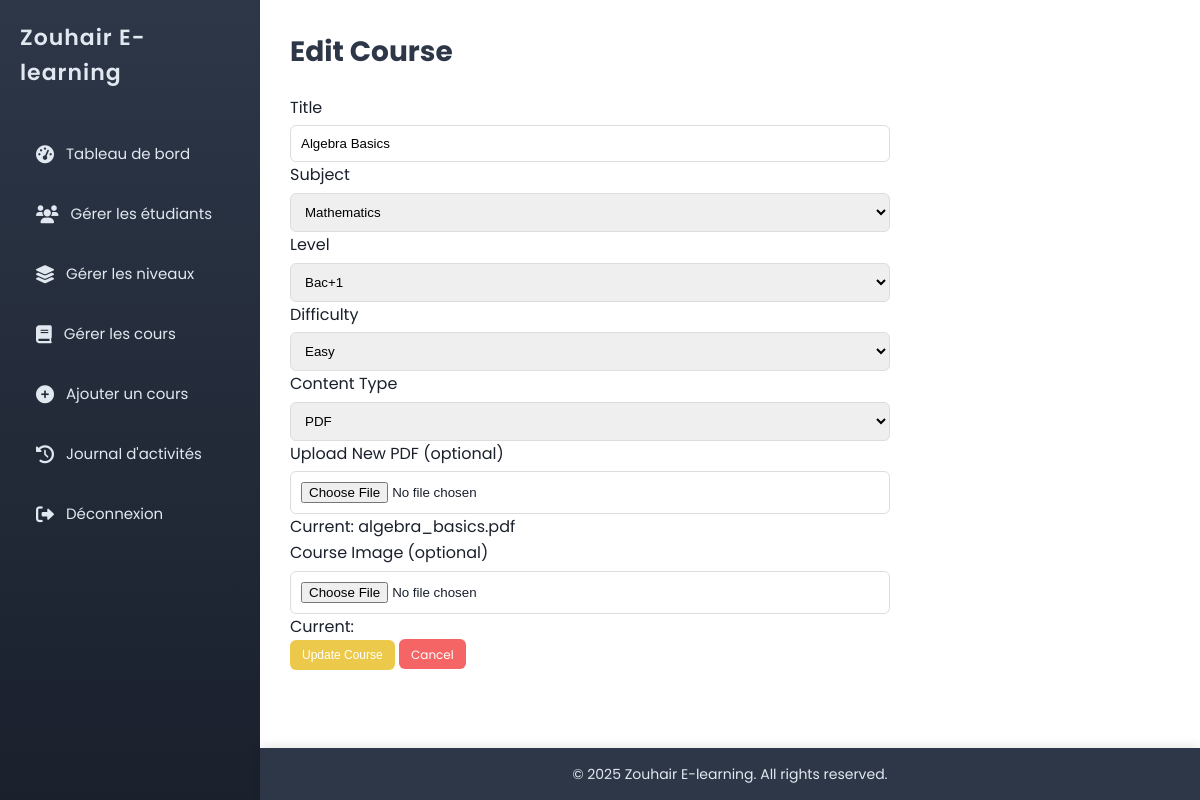
Screenshot of /admin/edit_course.php?id=1 (signed in) with the database file from the repository.
### tables this page shows
CREATE TABLE `courses` (
  `id` int(11) NOT NULL,
  `title` varchar(100) NOT NULL,
  `subject_id` int(11) NOT NULL,
  `level_id` int(11) NOT NULL,
  `content_type` enum('pdf','video') NOT NULL,
  `content_path` varchar(255) NOT NULL,
  `image_path` varchar(255) DEFAULT NULL,
  `difficulty` enum('Easy','Medium','Hard') NOT NULL,
  `created_by` int(11) NOT NULL,
  `created_at` timestamp NOT NULL DEFAULT current_timestamp()
);

CREATE TABLE `subjects` (
  `id` int(11) NOT NULL,
  `name` varchar(50) NOT NULL,
  `level_id` int(11) DEFAULT NULL,
  `created_at` timestamp NOT NULL DEFAULT current_timestamp()
);

CREATE TABLE `levels` (
  `id` int(11) NOT NULL,
  `name` varchar(50) NOT NULL,
  `description` text DEFAULT NULL,
  `created_at` timestamp NOT NULL DEFAULT current_timestamp()
);

### admin/edit_course.php (the view, shortened to what this page needs)
<?php
require_once '../includes/config.php';
$course_id = $_GET['id'] ?? 0;
$stmt = $conn->prepare("SELECT title, subject_id, level_id, content_type, content_path, image_path, difficulty FROM courses WHERE id = ?");
$stmt->bind_param("i", $course_id);
$stmt->execute();
$course = $stmt->get_result()->fetch_assoc();
$subjects = $conn->query("SELECT id, name FROM subjects");
$levels = $conn->query("SELECT id, name FROM levels");
?>
<!DOCTYPE html>
<html lang="en">
<head>
    <link rel="stylesheet" href="../assets/css/admin.css">
</head>
<body>
    <?php include '../includes/header.php'; ?>
    <main class="dashboard">
        <h1>Edit Course</h1>
        <form method="POST" enctype="multipart/form-data" class="course-form">
            <div class="form-group">
                <label for="title">Title</label>
                <input type="text" id="title" name="title" value="<?php echo htmlspecialchars($course['title']); ?>" required>
            </div>
            <div class="form-group">
                <label for="subject_id">Subject</label>
                <select id="subject_id" name="subject_id" required>
                    <?php while ($row = $subjects->fetch_assoc()): ?>
                        <option value="<?php echo $row['id']; ?>" <?php echo $row['id'] == $course['subject_id'] ? 'selected' : ''; ?>><?php echo htmlspecialchars($row['name']); ?></option>
                    <?php endwhile; ?>
                </select>
            </div>
            <div class="form-group">
                <label for="level_id">Level</label>
                <select id="level_id" name="level_id" required>
                    <?php while ($row = $levels->fetch_assoc()): ?>
                        <option value="<?php echo $row['id']; ?>" <?php echo $row['id'] == $course['level_id'] ? 'selected' : ''; ?>><?php echo htmlspecialchars($row['name']); ?></option>
                    <?php endwhile; ?>
                </select>
            </div>
            <div class="form-group">
                <label for="difficulty">Difficulty</label>
                <select id="difficulty" name="difficulty" required>
                    <?php foreach (['Easy', 'Medium', 'Hard'] as $diff): ?>
                        <option value="<?php echo $diff; ?>" <?php echo $course['difficulty'] === $diff ? 'selected' : ''; ?>><?php echo $diff; ?></option>
                    <?php endforeach; ?>
                </select>
            </div>
            <div class="form-group">
                <label for="content_type">Content Type</label>
                <select id="content_type" name="content_type" onchange="toggleContent()" required>
                    <option value="pdf" <?php echo $course['content_type'] === 'pdf' ? 'selected' : ''; ?>>PDF</option>
                </select>
            </div>
            <div class="form-group" id="pdf_group" style="display:<?php echo $course['content_type'] === 'pdf' ? 'block' : 'none'; ?>;">
                <label for="pdf_file">Upload New PDF (optional)</label>
                <input type="file" id="pdf_file" name="pdf_file" accept=".pdf">
                <p>Current: <?php echo htmlspecialchars(basename($course['content_path'])); ?></p>
            </div>
            <div class="form-group">
                <label for="image_file">Course Image (optional)</label>
                <input type="file" id="image_file" name="image_file" accept="image/jpeg,image/png">
                <p>Current: <?php echo htmlspecialchars(basename($course['image_path'])); ?></p>
            </div>
            <button type="submit" class="btn-action edit">Update Course</button>
            <a href="manage_courses.php" class="btn-action delete">Cancel</a>
        </form>
    </main>
    <?php include '../includes/footer.php'; ?>
</body>
</html>

### assets/css/admin.css (style rules this page uses)
* { margin: 0; padding: 0; box-sizing: border-box; }
body { font-family: 'Poppins', sans-serif; background-color: #f0f2f5; color: #1a202c; display: flex; min-height: 100vh; line-height: 1.6; transition: opacity 0.2s ease; }
body, canvas, .pdf-container { user-select: none; -webkit-user-select: none; -moz-user-select: none; -ms-user-select: none; -webkit-user-drag: none; }
.dashboard h1 { font-size: 28px; font-weight: 700; color: #2d3748; margin-bottom: 20px; }
.btn-action { padding: 6px 12px; border: none; border-radius: 6px; cursor: pointer; font-size: 12px; color: #fff; text-decoration: none; display: inline-flex; align-items: center; justify-content: center; transition: all 0.3s ease; min-width: 30px; height: 30px; }
.btn-action.edit { background-color: #ecc94b; }
.btn-action.delete { background-color: #f56565; }
.course-form { max-width: 600px; margin: 20px 0; }
.course-form .form-group select, .course-form .form-group input { width: 100%; padding: 10px; margin-top: 5px; border-radius: 6px; border: 1px solid #ddd; }

### rows the page displays
courses: title "Algebra Basics", subject_id "Mathematics", level_id "Bac+1", difficulty "Easy", content_type "PDF", content_path "algebra_basics.pdf"
